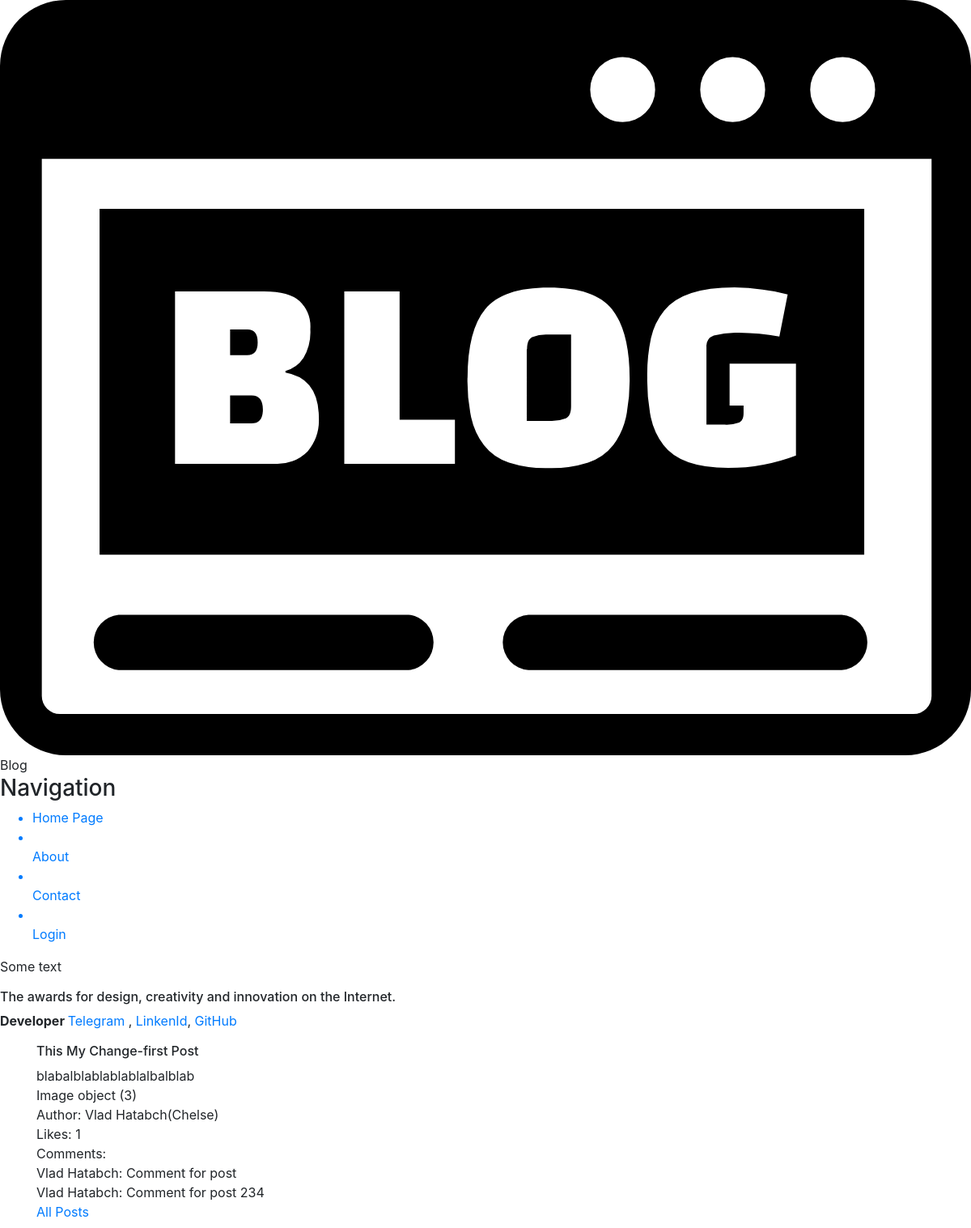
The app's page /posts/1/ with its own data.
### Blog_app/models.py (models this page shows, shortened)
class Post(models.Model):
    title = models.CharField(max_length=100)
    full_text = models.TextField()
    brief_text = models.CharField(max_length=50)
    author = models.ForeignKey('Account', on_delete=models.CASCADE, related_name='posts')
    likes = models.ManyToManyField('Account', related_name='liked_posts')
    main_picture = models.ForeignKey('Image', on_delete=models.RESTRICT, related_name='main_picture_posts')
    additional_pictures = models.ManyToManyField('Image', related_name='additional_picture_posts', )
    created_at = models.DateTimeField(auto_now_add=True)
    class Meta:
        ordering = ('-created_at',)

class Image(models.Model):
    picture = models.ImageField(upload_to='images')
    owner = models.ForeignKey('Account', on_delete=models.CASCADE, related_name='images', null=True)

class Account(AbstractUser):
    birth_date = models.DateField(null=True, blank=True)
    city = models.CharField(max_length=50)
    subscribers = models.ManyToManyField('self', related_name='subscriptions')

class PostComment(models.Model):
    text = models.TextField()
    author = models.ForeignKey('Account', on_delete=models.CASCADE, related_name='comments')
    created_at = models.DateTimeField(auto_now_add=True)
    post = models.ForeignKey('Post', on_delete=models.CASCADE, related_name='comments')
    class Meta:
        ordering = ('created_at',)

### Blog_app/views.py (the view)
# urls.py: path('posts/<pk>/', PostDetailView.as_view(), name='post_detail'),
class PostDetailView(RequestUserMixin, DetailView):
    model = Post
    template_name = 'post_detail.html'

### Blog_app/mixins.py (called while the page is built)
    def get_context_data(self, **kwargs):
        context = super().get_context_data(**kwargs)
        context.setdefault('user', self.request.user)
        return context

### Blog_app/templates/post_detail.html (shortened to what this page needs)
{% extends 'base.html' %}
{% block content %}
<div class="container">
    <div class="row">
      <div class="col s12 m12 l4">
        <div class="card-panel">
          <h6> {{ object.title }} </h6>
            <div> {{ object.full_text }}</div>
            <div> {{ object.main_picture }}</div>
            <div> Author: {{object.author.get_full_name}}({{object.author.city}}) </div>
            <div> Likes: {{object.likes.count}}</div>
            <div> Comments:
              {% for comment in object.comments.all %}
                <div>{{comment.author.get_full_name}}: {{comment.text}}</div>
              {% endfor%}
            </div>
            <a href="{% url 'home' %}"> All Posts </a>
        </div>
      </div>
    </div>
</div>
{% endblock %}

### Blog_app/templates/base.html (shortened to what this page needs)
{% load static %}
<!DOCTYPE html>
<html lang="en">
<head>
    <link rel="stylesheet" href="https://cdn.jsdelivr.net/npm/bootstrap@4.6.1/dist/css/bootstrap.min.css">
    <link rel="stylesheet" href="https://cdn.jsdelivr.net/npm/bootstrap-icons@1.8.3/font/bootstrap-icons.css">
</head>
<body>
    <header>
        <img src="{% static 'blog-icon.svg'%}" alt="Logo">
        <span class="Logo">Blog</span>
        <h3>Navigation</h3>
        <ul>
            <a href="{% url 'home' %}"><li> Home Page </li></a>
            <a href="#"><li></li> About </a>
            <a href="#"><li></li> Contact</a>
            {% if user.is_authenticated %}
            <a href="{% url 'profile' %}"><li></li><i class="fa-solid fa-address-card"></i> {{ user.get_full_name }} </a>
            <a href="{% url 'logout' %}"><li></li><i class="fa-solid fa-address-card"></i> Logout </a>
            {% else %}
            <a href="{% url 'login' %}"><li></li> Login </a>
            {% endif %}
        </ul>
    </header>
    <main>
        <p>Some text</p>
    </main>
</body>
<footer class="box-left">
    <h6> The awards for design, creativity and innovation on the Internet. </h6>
    <p class="follow">
        <strong> Developer </strong>
        <a class="text-black" rel="noopener" href="@Zavadnoi"> Telegram </a>,
        <a class="text-black" rel="noopener" href="https://www.linkedin.com/in/alex-zavadenko-6184491b5/">  LinkenId</a>,
        <a class="text-black" rel="noopener" href="https://github.com/AlexZavadnoi"> GitHub </a>
    </p>
</footer>
</html>
{% block content %}
{% endblock %}

### records on screen
Post: title "This My Change-first Post", full_text "blabalblablablablalbalblab", main_picture "Image object (3)", author.get_full_name "Vlad Hatabch", author.city "Chelse", likes.count "1"
PostComment: author.get_full_name "Vlad Hatabch", text "Comment for post"
PostComment: author.get_full_name "Vlad Hatabch", text "Comment for post 234"
